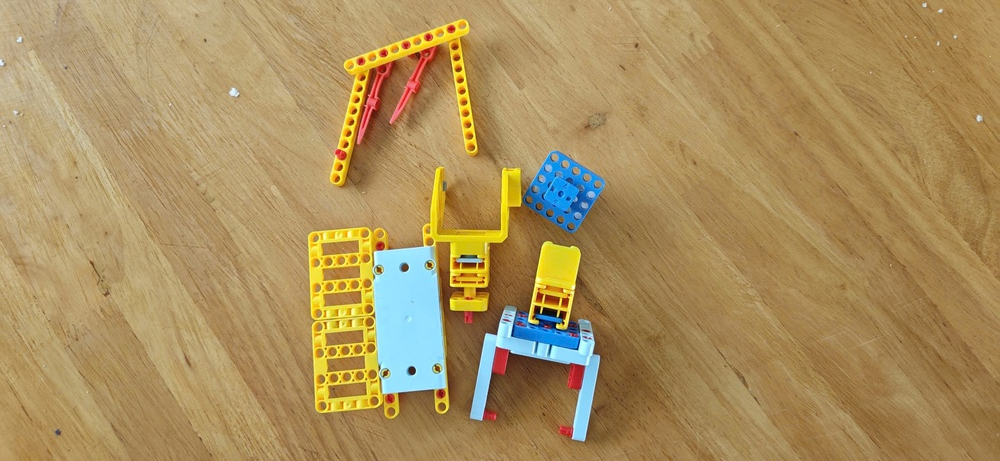
#> input picture lesson_1/images/sample.jpg, 1000 x 461 px, shrunk from 2560 x 1181 before the run, found by its file name
$ python color_channel_decomposition.py
#> lines starting #> are read from the running program, lines starting #| are printed output that depends on the picture
import cv2
import numpy as np
import matplotlib.pyplot as plt
import os

# === BƯỚC 1: ĐẦU VÀO ===
img_path = "images/sample.jpg"
if not os.path.exists(img_path):
    print(f"Lỗi: Không tìm thấy file tại {img_path}")
    exit()

# Đọc ảnh bằng OpenCV (Mặc định là BGR)
img_bgr = cv2.imread(img_path)
#> img_bgr is the input picture: shape (461, 1000, 3); mean B, G, R 94.2, 143.5, 169.8

# Chuyển sang RGB để hiển thị đúng trên Matplotlib
img_rgb = cv2.cvtColor(img_bgr, cv2.COLOR_BGR2RGB)

# === BƯỚC 2: TÁCH KÊNH MÀU ===
# Cách 1: Dùng hàm của OpenCV (Trả về 3 mảng 2D)
B, G, R = cv2.split(img_bgr)
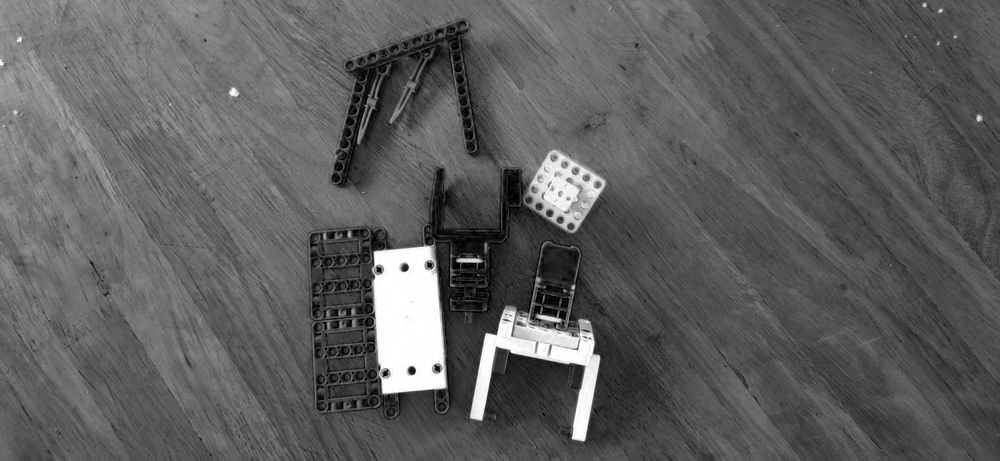
#> B: shape (461, 1000); min 0, max 255, mean 94.2
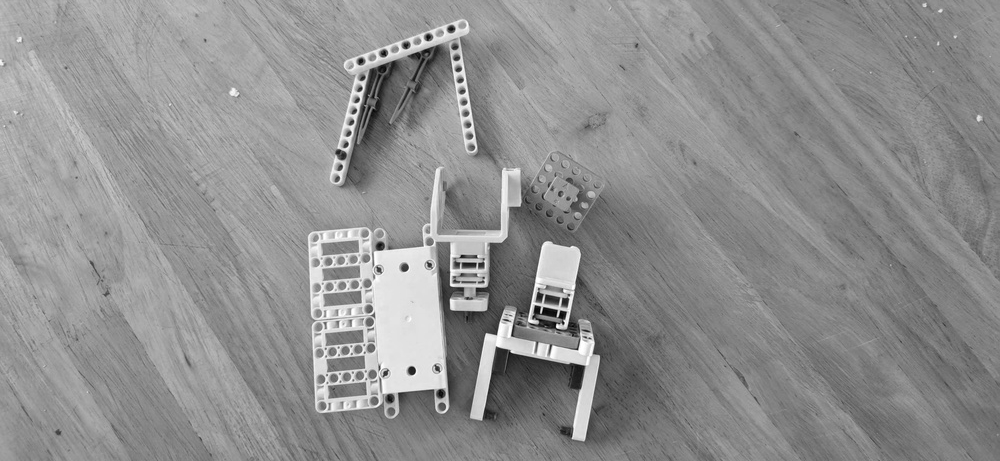
#> G: shape (461, 1000); min 0, max 255, mean 143.5
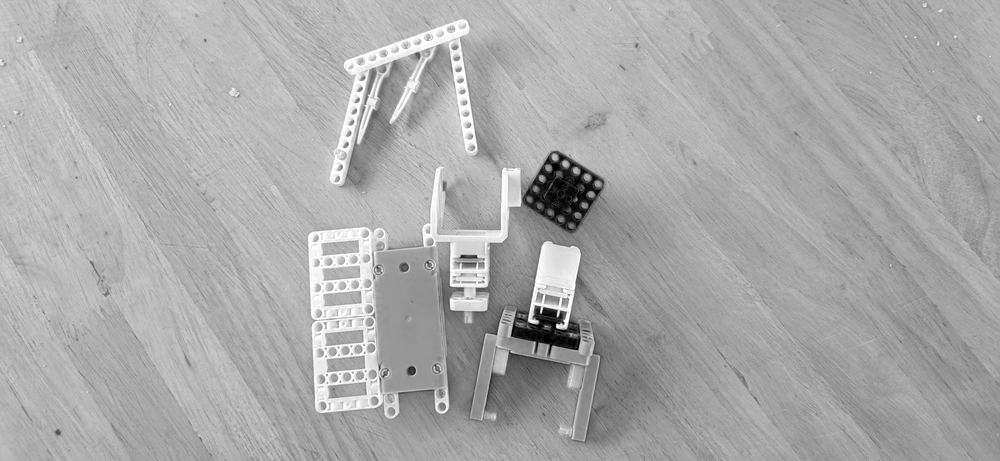
#> R: shape (461, 1000); min 0, max 255, mean 169.8

# Cách 2: Dùng NumPy Indexing (Thường nhanh hơn trong thực tế)
# B = img_bgr[:, :, 0]
# G = img_bgr[:, :, 1]
# R = img_bgr[:, :, 2]

# === BƯỚC 3: HIỂN THỊ SO SÁNH ===
fig, axes = plt.subplots(2, 3, figsize=(15, 10))

# --- Hàng 1: Phân biệt BGR và RGB ---
# Hiển thị trực tiếp biến BGR -> Sai màu
axes[0, 0].imshow(img_bgr)
axes[0, 0].set_title("1. BGR (Hiển thị sai màu)")
axes[0, 0].axis("off")

# Hiển thị biến RGB -> Đúng màu chuẩn
axes[0, 1].imshow(img_rgb)
axes[0, 1].set_title("2. RGB (Hiển thị đúng màu)")
axes[0, 1].axis("off")

# Thủ thuật lật kênh nhanh bằng NumPy (không cần hàm cvtColor)
axes[0, 2].imshow(img_bgr[:, :, ::-1])
axes[0, 2].set_title("3. BGR[:,:,::-1] (Mẹo lật nhanh)")
axes[0, 2].axis("off")

# --- Hàng 2: Trực quan hóa từng kênh màu đơn lẻ ---
# Lưu ý: Bản chất mỗi kênh là một ảnh xám, ta dùng Colormap để dễ nhìn
axes[1, 0].imshow(B, cmap="Blues")
axes[1, 0].set_title("4. Kênh B (Blue)")
axes[1, 0].axis("off")

axes[1, 1].imshow(G, cmap="Greens")
axes[1, 1].set_title("5. Kênh G (Green)")
axes[1, 1].axis("off")

axes[1, 2].imshow(R, cmap="Reds")
axes[1, 2].set_title("6. Kênh R (Red)")
axes[1, 2].axis("off")

plt.tight_layout()

# === BƯỚC 4: LƯU KẾT QUẢ ===
output_dir = "output"
if not os.path.exists(output_dir):
    os.makedirs(output_dir)

plt.savefig(f"{output_dir}/kenh_mau_so_sanh.png", dpi=150)
#> figure, not shown here; B, G, R data is drawn as R, G, B
print(f"✓ Đã lưu biểu đồ phân tích kênh màu vào {output_dir}/")
plt.show()
